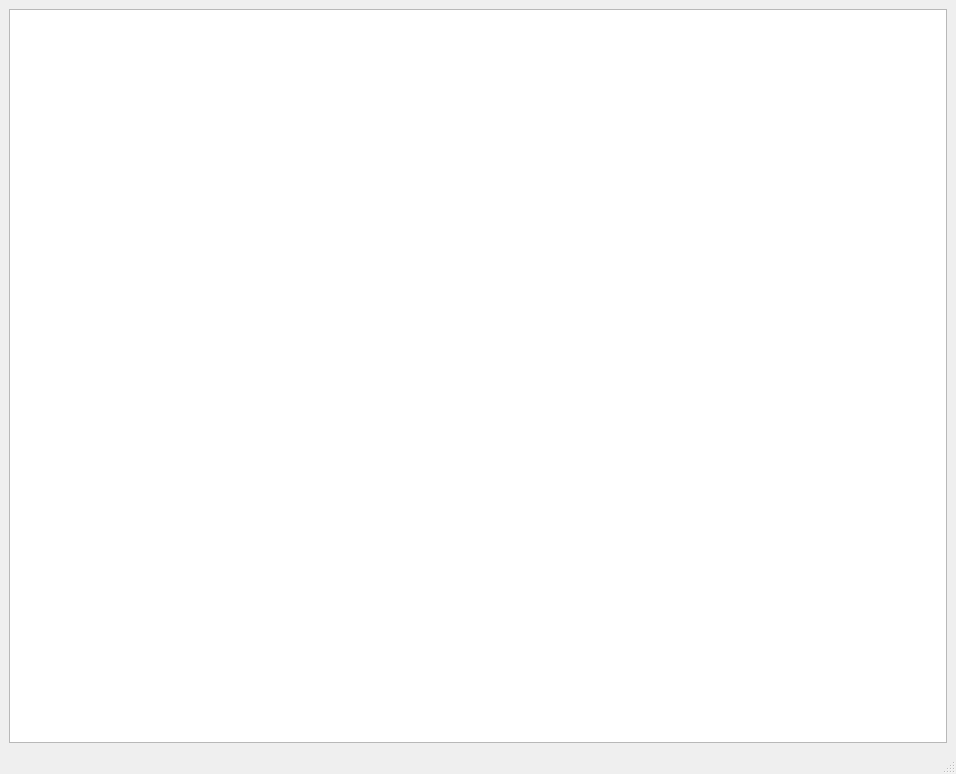
<?xml version="1.0" encoding="UTF-8"?>
<ui version="4.0">
 <class>MainWindow</class>
 <widget class="QMainWindow" name="MainWindow">
  <property name="geometry">
   <rect>
    <x>0</x>
    <y>0</y>
    <width>956</width>
    <height>774</height>
   </rect>
  </property>
  <property name="windowTitle">
   <string>MainWindow</string>
  </property>
  <widget class="QWidget" name="centralwidget">
   <layout class="QVBoxLayout" name="verticalLayout">
    <item>
     <widget class="PlotWidget" name="graphicsView"/>
    </item>
   </layout>
  </widget>
  <widget class="QMenuBar" name="menubar">
   <property name="geometry">
    <rect>
     <x>0</x>
     <y>0</y>
     <width>956</width>
     <height>24</height>
    </rect>
   </property>
  </widget>
  <widget class="QStatusBar" name="statusbar"/>
 </widget>
 <customwidgets>
  <customwidget>
   <class>PlotWidget</class>
   <extends>QGraphicsView</extends>
   <header>pyqtgraph</header>
  </customwidget>
 </customwidgets>
 <resources/>
 <connections/>
</ui>
